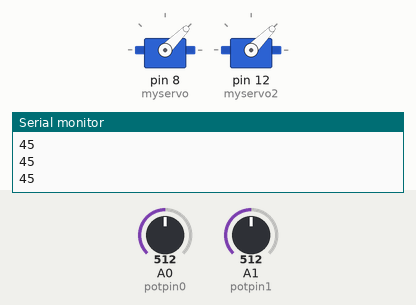
This sketch was run on a simulated Arduino Uno, built with avr-gcc and run on an emulated ATmega328P. Parts: 2 × servo, the last lines printed to the serial monitor. The inputs (shaded band) are chosen by the test bench; at power-on: A0 (potpin0) = 512, A1 (potpin1) = 512.

Above: at 1.2 s.
1.3 s: A0 (potpin0) set to 716
At 1.7 s:
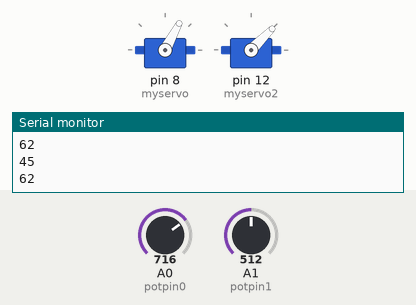
2.8 s: A1 (potpin1) set to 306
At 3.1 s:
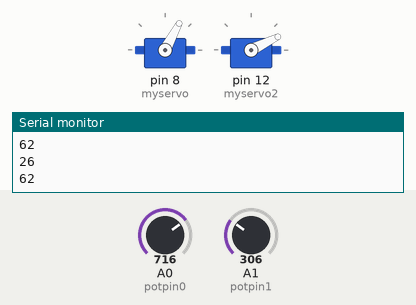
4.3 s: A1 (potpin1) set to 122
At 5.2 s:
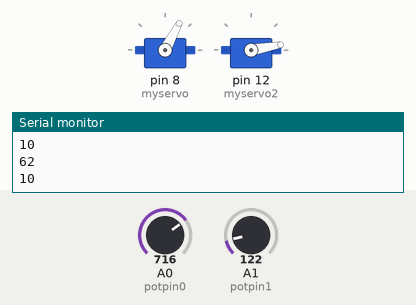
5.8 s: A0 (potpin0) set to 511
At 6.1 s:
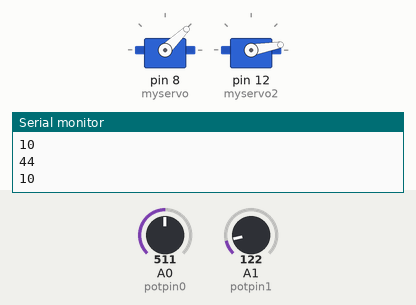
7.3 s: A0 (potpin0) set to 0
At 7.6 s:
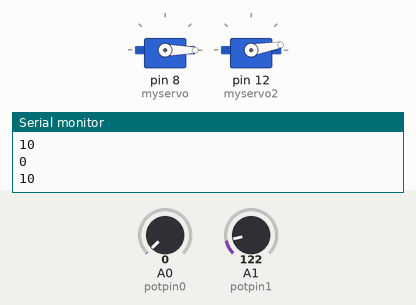
8.8 s: A1 (potpin1) set to 900
At 9.5 s:
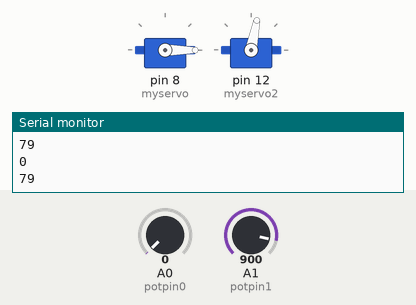
Timing chart, 0 to 11.3 s (numbered marks = the images above; inputs shaded):
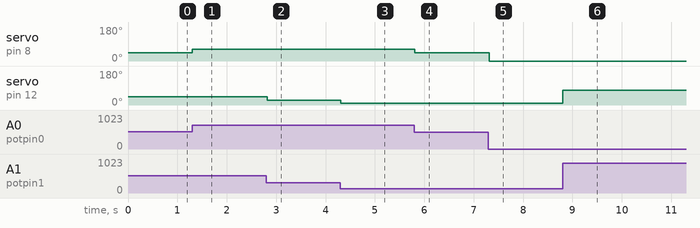

The sketch:

ardui-sketch.ino
```cpp
#include <Servo.h>

Servo myservo;  // create servo object to control a servo
Servo myservo2;

int potpin0 = 0;  // address analog pin to read data from the potentiometer
int potpin1 = 1; // potentiometer address
//int heartbeat = 2; // replace potpin2 with heartbeat if you want to add a heart beat sensor
int val0;  // variable to read the value from the analog pin (looking for 1-5Volts)
int val1;


void setup() {
  myservo.attach(8);  // attaches the servo on pin 9 to the servo object
  myservo2.attach(12);
  Serial.begin(9600);
}

void loop() {
  val0 = analogRead(potpin0); // reads the value of the voltage of the potentiometer (value between 0 and 1023)
  val0 = map(val0, 0, 1023, 0, 90); // 0-1023 is what we're reading and we scale it to use it with the servo (value between 0 and 180)

  val1 = analogRead(potpin1);
  val1 = map(val1, 0, 1023, 0, 90);

  myservo.write(val0); // sets the servo position according to the scaled value
  myservo2.write(val1);


  //debug
  Serial.println(val0);
  Serial.println(val1);

  delay(15);   // waits for the servo to get there
}
```

Measured:
- after the input at 1.3 s, servo on pin 8 (myservo): 45° → 62° at once
- after the input at 2.8 s, servo on pin 12 (myservo2): 45° → 26° at once
- after the input at 4.3 s, servo on pin 12 (myservo2): 26° → 10° at once
- after the input at 5.8 s, servo on pin 8 (myservo): 62° → 44° at once
- after the input at 7.3 s, servo on pin 8 (myservo): 44° → 0° at once
- after the input at 8.8 s, servo on pin 12 (myservo2): 10° → 79° at once
